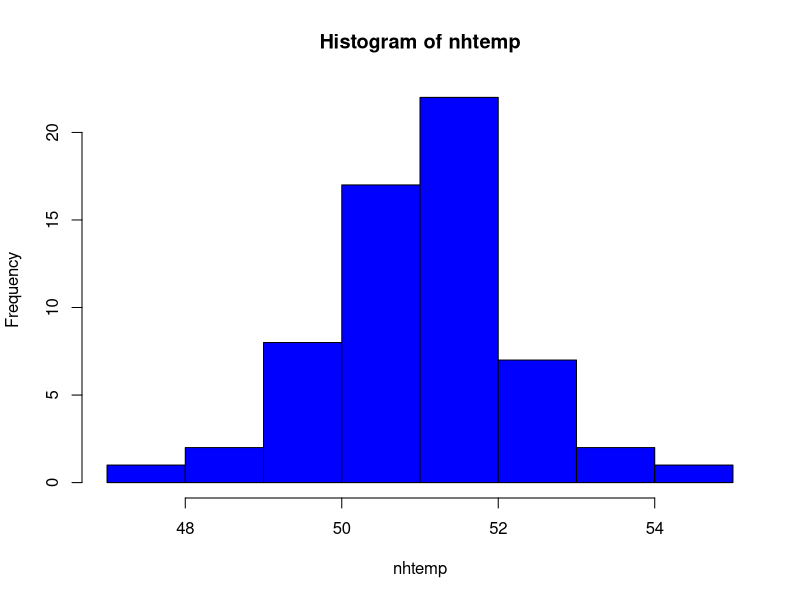
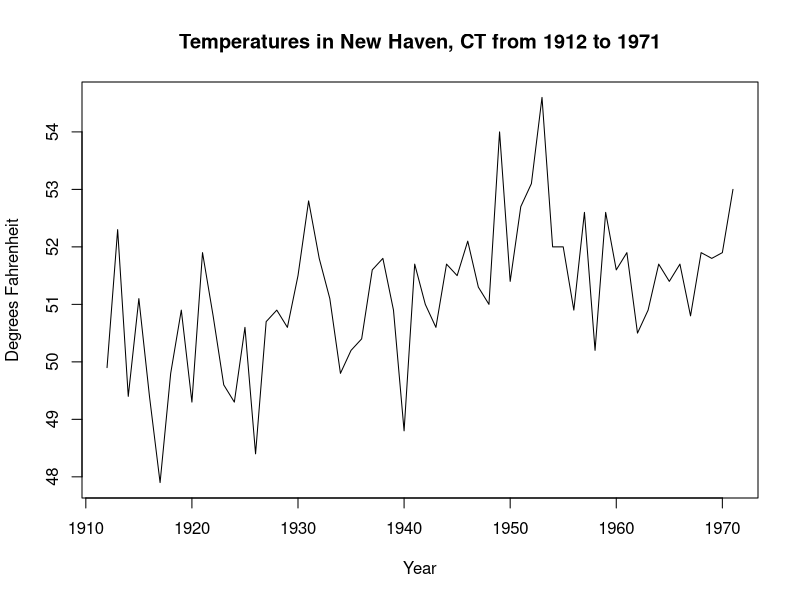

The R script that drew these images, in order:
## ---- chunk 1
knitr::opts_chunk$set(echo = TRUE)
## ---- chunk 2
# your answer here
fib <- rep(c(1, 1, 2, 3, 5), times = 800)
## ---- chunk 3
# your answer here

hist(nhtemp, col="blue")
## ---- chunk 4
# your answer here
str(nhtemp)
## ---- chunk 5
# your answer here
mean(nhtemp) 
51.16
## ---- chunk 6
# your answer here
sd(nhtemp)
1.265608

## ---- chunk 7
# your answer here
max(nhtemp)
54.6
## ---- chunk 8
# your answer here
# which.max(nhtemp)
1912 + which.max(nhtemp) - 1 # -1 to account for 0 indexing

## ---- chunk 9
# your answer here
plot(nhtemp, xlab = "Year", ylab = "Degrees Fahrenheit", main = "Temperatures in New Haven, CT from 1912 to 1971")

